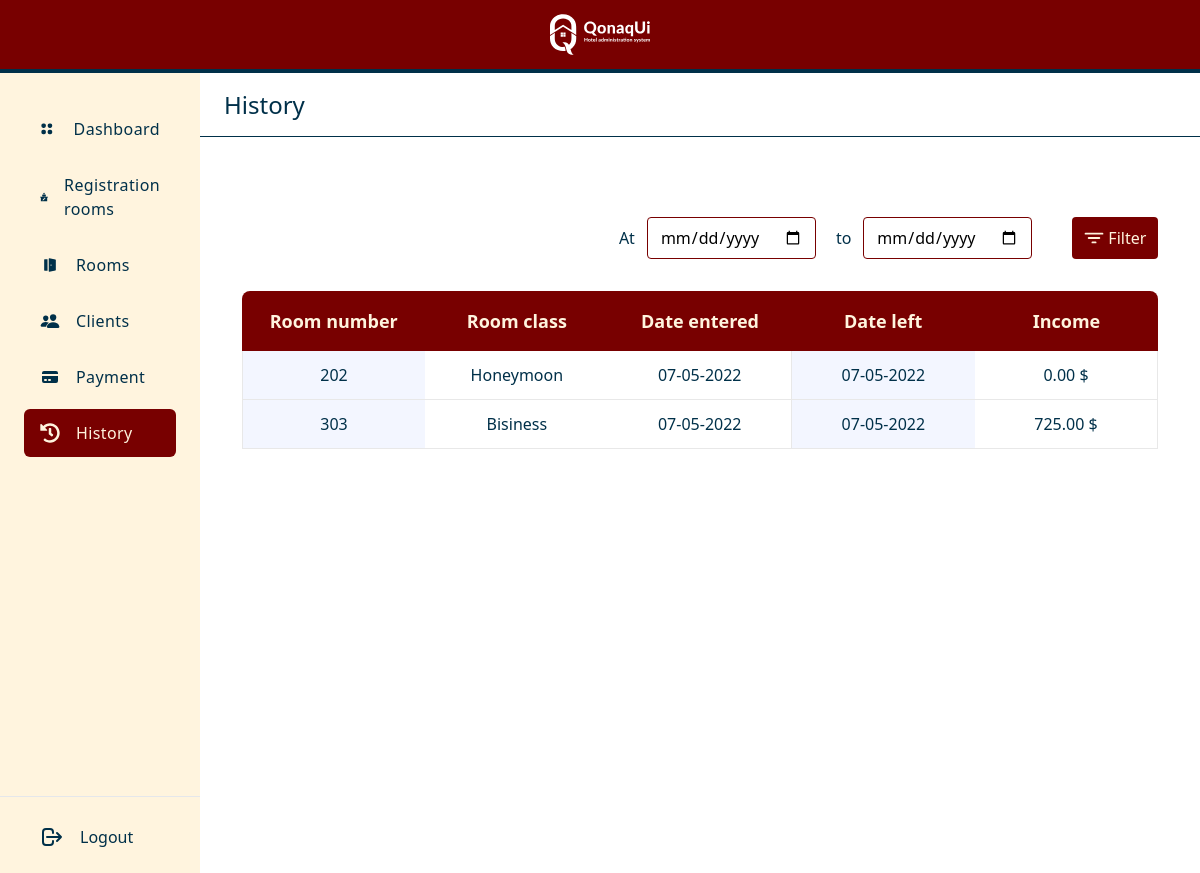
The page /history/ (signed in) on the database as committed earlier.
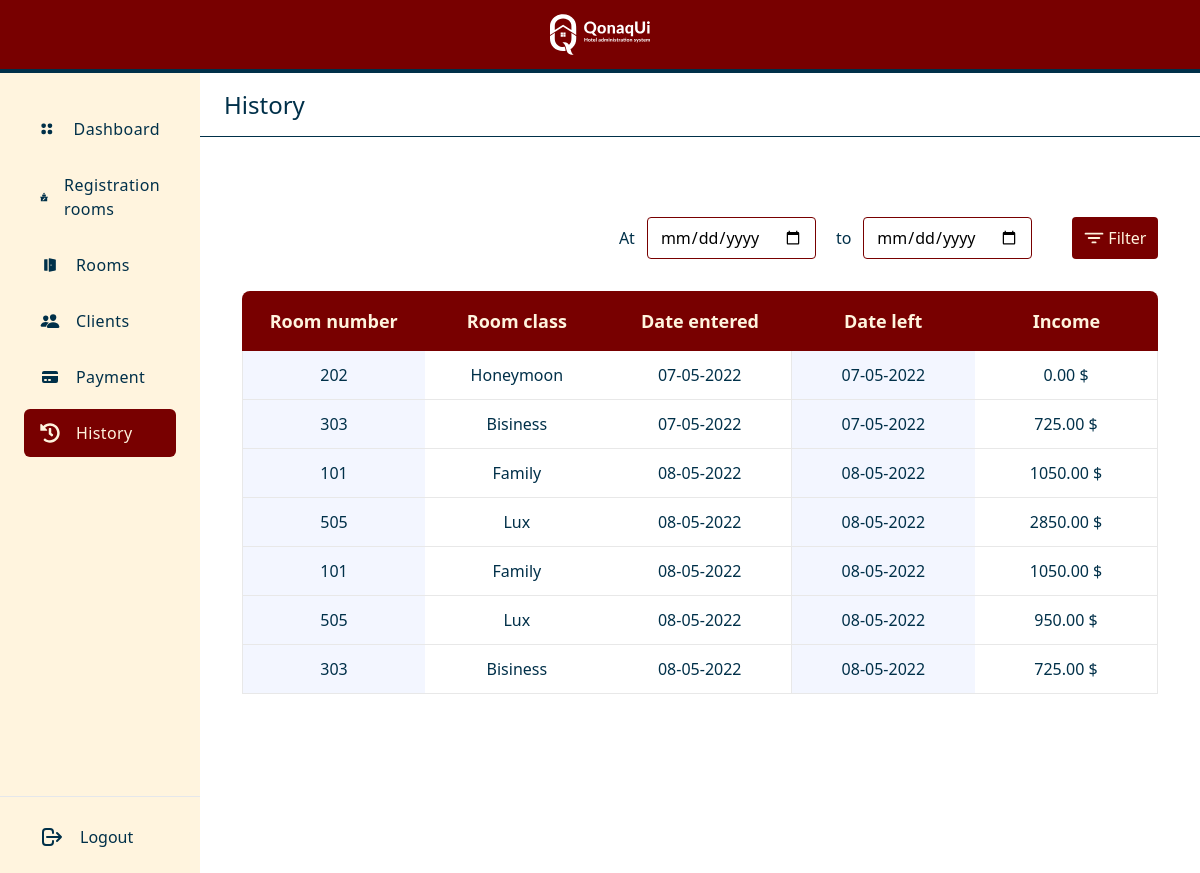
The same page on the database as committed later.
### main/models.py (models this page shows, shortened)
class Payment(models.Model):
    registration = models.ForeignKey(History, on_delete=models.CASCADE)
    date_paid = models.DateTimeField(auto_now_add=True)
    cost = models.DecimalField(max_digits=19, decimal_places=2)

class History(models.Model):
    room = models.ForeignKey(Room, on_delete=SET_NULL, blank=True, null=True)
    date_entered = models.DateTimeField()
    date_left = models.DateTimeField()
    def date_entered_format(self):
        return self.date_left.strftime('%d-%m-%Y')
    def date_left_format(self):
        return self.date_left.strftime('%d-%m-%Y')

class Room(models.Model):
    room_number = models.IntegerField()
    floor = models.IntegerField()
    status = models.CharField(max_length=1)
    room_class = models.ForeignKey(RoomClass, on_delete=models.SET_NULL, blank=True, null=True)
    room_amount = models.IntegerField()
    ects = models.DecimalField(max_digits=19, decimal_places=1)

class RoomClass(models.Model):
    class_name = models.CharField(max_length=50)
    cost = models.DecimalField(max_digits=19, decimal_places=2)
    def __str__(self):
        return self.class_name

### main/views.py (the view)
# urls.py: path('history/', history, name='history'),
def history(request):
    if request.user.is_authenticated:
        historys = Payment.objects.all()
        if request.method == 'POST':
            at = request.POST.get('at')
            to = request.POST.get('to')
            if at and to:
                historys = Payment.objects.filter(registration__date_entered__range=(at, to))
        context = {
            'historys': historys
        }
        return render(request, 'main/history.html', context=context)
    else:
        return HttpResponseRedirect('/')

### main/context_processors.py (called while the page is built)
def message_processor(request):
    url_name = resolve(request.path_info).url_name
    if url_name == 'dashboard':
        num = 1
    elif url_name == 'registration':
        num = 2
    elif url_name == 'registration_room':
        num = 2
    elif url_name == 'rooms':
        num = 3
    elif url_name == 'room_page':
        num = 3
    elif url_name == 'clients':
        num = 4
    elif url_name == 'payment':
        num = 5
    elif url_name == 'history':
        num = 6
    else:
        num = 0
    return {
        'page_num' : num
    }

### main/templates/main/history.html (shortened to what the changed rows need)
{% extends 'main/base.html' %}
{% block body %}
    <div class="w-10/12">
        <form action="{% url 'history' %}"
              method="POST"class="w-11/12  mx-auto">
             <div class="max-w-full">
                 {% if historys.first %}
                <table class="table-auto w-full">
                   <thead>
                      <tr class="bg-kyzyl-900 text-center ">
                         <th class="w-1/6 min-w-[160px] rounded-tl-lg text-lg font-semibold text-bezh py-4 px-3 border-l border-transparent">
                            Room number
                         </th>
                         <th class="w-1/6 min-w-[160px] text-lg font-semibold text-bezh py-4 px-3 border-l border-transparent">
                            Room class
                         </th>
                         <th class="w-1/6 min-w-[160px] text-lg font-semibold text-bezh py-4 px-3 border-l border-transparent">
                            Date entered
                         </th>
                         <th class="w-1/6 min-w-[160px] text-lg font-semibold text-bezh py-4 px-3 border-l border-transparent">
                            Date left
                         </th>
                         <th class="w-1/6 min-w-[160px] rounded-tr-lg text-lg font-semibold text-bezh py-4 px-3 border-l border-transparent">
                            Income
                         </th>
                   </thead>
                   <tbody>
                    {% for history in historys%}
                        <tr>
                            <td class="text-center text-kok-900 font-medium text-base py-3 px-2 bg-[#F3F6FF] border-b border-l border-[#E8E8E8]">
                            {{ history.registration.room.room_number }}
                            </td>
                            <td class="text-center text-kok-900 font-medium text-base py-3 px-2 bg-white border-b border-[#E8E8E8]">
                            {{ history.registration.room.room_class }}
                            </td>
                            <td class="text-center text-kok-900 font-medium text-base py-3 px-2 bg-white border-b border-[#E8E8E8]">
                            {{ history.registration.date_entered_format }}
                            </td>
                            <td class="text-center text-kok-900 font-medium text-base py-3 px-2 bg-[#F3F6FF] border-b border-l border-[#E8E8E8]">
                            {{ history.registration.date_left_format }}
                            </td>
                            <td class="text-center text-kok-900 font-medium text-base py-3 px-2 bg-white border-b border-r border-[#E8E8E8]">
                            {{ history.cost }} $
                            </td>
                        </tr>
                    {% endfor %}
                   </tbody>
                </table>
                 {% else %}
                    <p class="w-full text-center text-2xl text-kyzyl-900 py-4" colspan="6">
                        Records not found
                     </p>
                    {% endif %}
             </div>
        </form>
      </div>
{% endblock %}

Rows that differ between the two databases and show on the page:
added Payment: registration.room.room_number "101", registration.room.room_class "Family", registration.date_entered_format "08-05-2022", registration.date_left_format "08-05-2022", cost "1050.00"
added Payment: registration.room.room_number "505", registration.room.room_class "Lux", registration.date_entered_format "08-05-2022", registration.date_left_format "08-05-2022", cost "2850.00"
added Payment: registration.room.room_number "101", registration.room.room_class "Family", registration.date_entered_format "08-05-2022", registration.date_left_format "08-05-2022", cost "1050.00"
added Payment: registration.room.room_number "505", registration.room.room_class "Lux", registration.date_entered_format "08-05-2022", registration.date_left_format "08-05-2022", cost "950.00"
added Payment: registration.room.room_number "303", registration.room.room_class "Bisiness", registration.date_entered_format "08-05-2022", registration.date_left_format "08-05-2022", cost "725.00"
